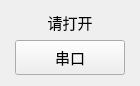
<?xml version="1.0" encoding="UTF-8"?>
<ui version="4.0">
 <class>SerialStatusWid</class>
 <widget class="QWidget" name="SerialStatusWid">
  <property name="geometry">
   <rect>
    <x>0</x>
    <y>0</y>
    <width>140</width>
    <height>70</height>
   </rect>
  </property>
  <property name="font">
   <font>
    <family>微软雅黑</family>
    <pointsize>11</pointsize>
   </font>
  </property>
  <property name="windowTitle">
   <string>Form</string>
  </property>
  <layout class="QGridLayout" name="gridLayout">
   <item row="0" column="0">
    <widget class="QLabel" name="serialLab">
     <property name="sizePolicy">
      <sizepolicy hsizetype="Preferred" vsizetype="Fixed">
       <horstretch>0</horstretch>
       <verstretch>0</verstretch>
      </sizepolicy>
     </property>
     <property name="maximumSize">
      <size>
       <width>110</width>
       <height>35</height>
      </size>
     </property>
     <property name="font">
      <font>
       <family>微软雅黑</family>
       <pointsize>11</pointsize>
      </font>
     </property>
     <property name="text">
      <string>请打开</string>
     </property>
     <property name="alignment">
      <set>Qt::AlignCenter</set>
     </property>
    </widget>
   </item>
   <item row="1" column="0">
    <widget class="QPushButton" name="comBtn">
     <property name="sizePolicy">
      <sizepolicy hsizetype="Fixed" vsizetype="Fixed">
       <horstretch>0</horstretch>
       <verstretch>0</verstretch>
      </sizepolicy>
     </property>
     <property name="minimumSize">
      <size>
       <width>0</width>
       <height>35</height>
      </size>
     </property>
     <property name="maximumSize">
      <size>
       <width>110</width>
       <height>16777215</height>
      </size>
     </property>
     <property name="text">
      <string>串口</string>
     </property>
    </widget>
   </item>
  </layout>
 </widget>
 <resources/>
 <connections/>
</ui>
